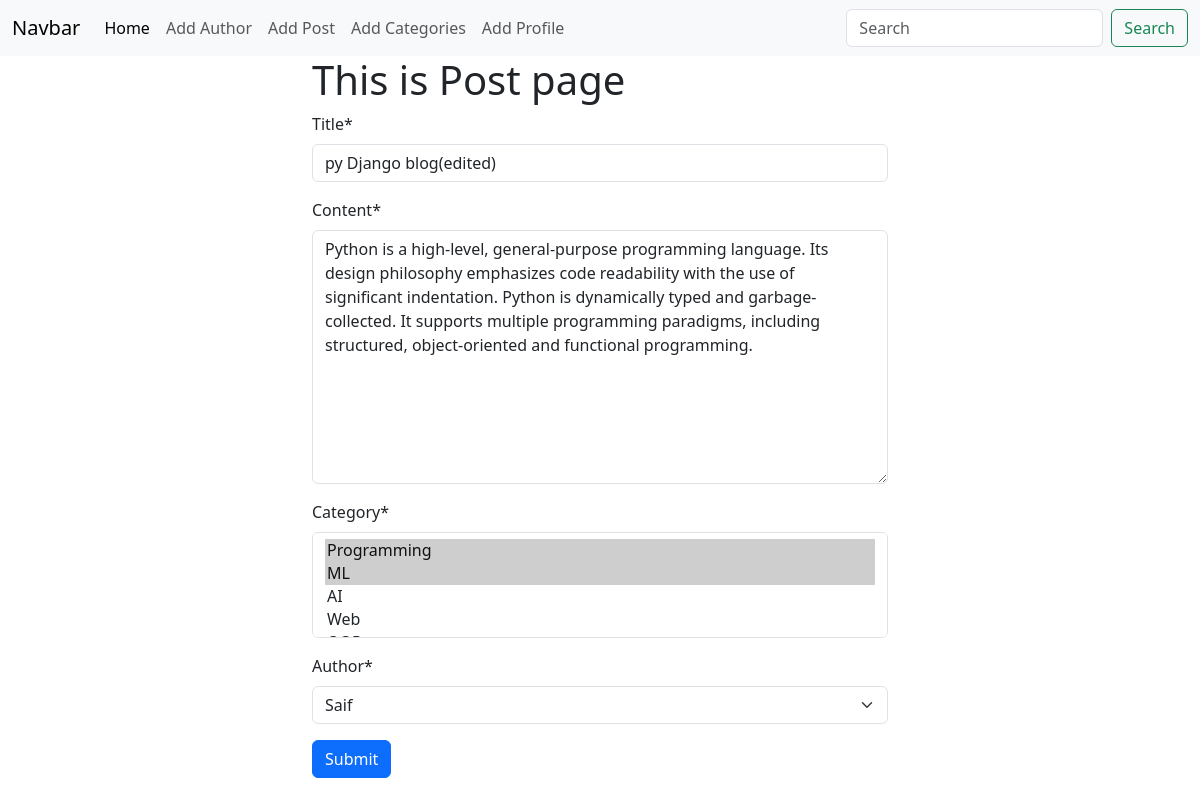
/post/edit/4, run on the app's committed database.
### posts/models.py (models this page shows, shortened)
class Post(models.Model):
    title = models.CharField(max_length=50)
    content = models.TextField()
    category = models.ManyToManyField(Category)
    author = models.ForeignKey(Author, on_delete=models.CASCADE)

### posts/views.py (the view)
# urls.py: path('edit/<int:id>', views.edit_post, name='edit_post'),
def edit_post(request, id):
    post = models.Post.objects.get(pk=id)
    post_form = forms.PostForm(instance=post)
    if request.method == 'POST':
        post_form = forms.PostForm(request.POST, instance=post)
        if post_form.is_valid():
            post_form.save()
            return redirect('home')
    return render(request, 'add_post.html', {'form': post_form})

### posts/forms.py
class PostForm(forms.ModelForm):
    class Meta:
        model = Post
        fields = '__all__'

### author/models.py (called while the page is built)
    def __str__(self):
        return self.name

### categories/models.py (called while the page is built)
    def __str__(self):
        return self.name

### posts/templates/add_post.html (shortened to what this page needs)
{% extends "base.html" %}
{% load crispy_forms_tags %}
{% block content %}
<div class="container" style="width: 50%; margin: auto">
    <h1>This is Post page</h1>
    <form method="post">
        {{form | crispy}}
        <button type="submit" class="btn btn-primary">Submit</button>
    </form>
</div>
{% endblock content %}

### data on the page
Post: title "py Django blog(edited)", content "Python is a high-level, general-purpose programming language. Its design philosophy emphasizes code readability with the use of significant indentation. Python is dynamically typed and garbage-collected. It supports multiple programming paradigms, including structured, object-oriented and functional programming.", author "Saif"
